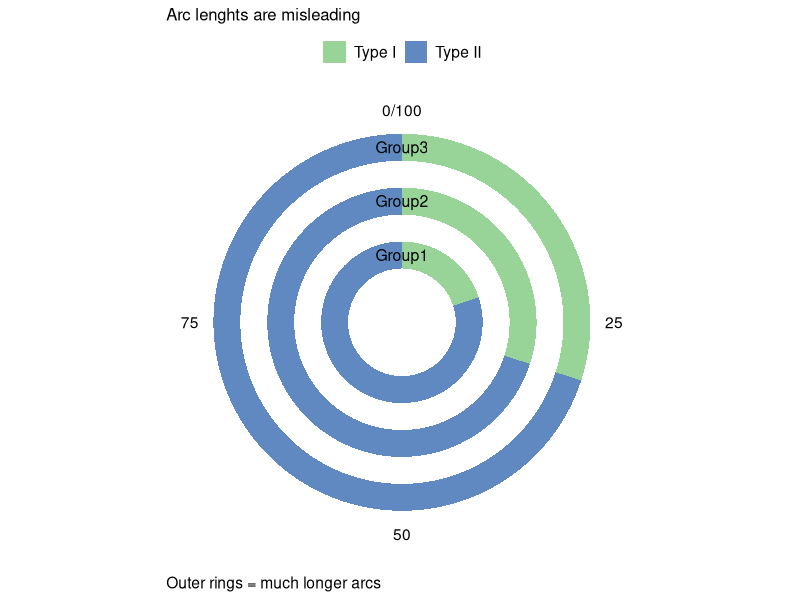
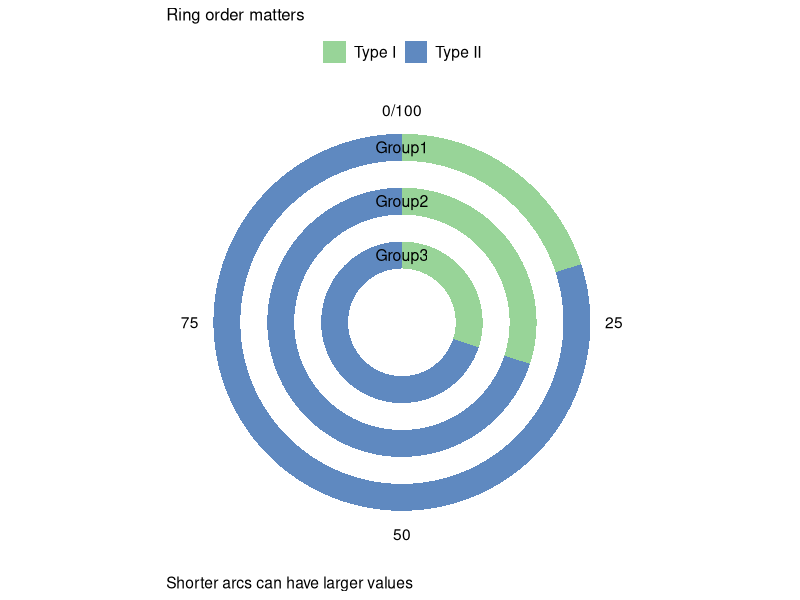
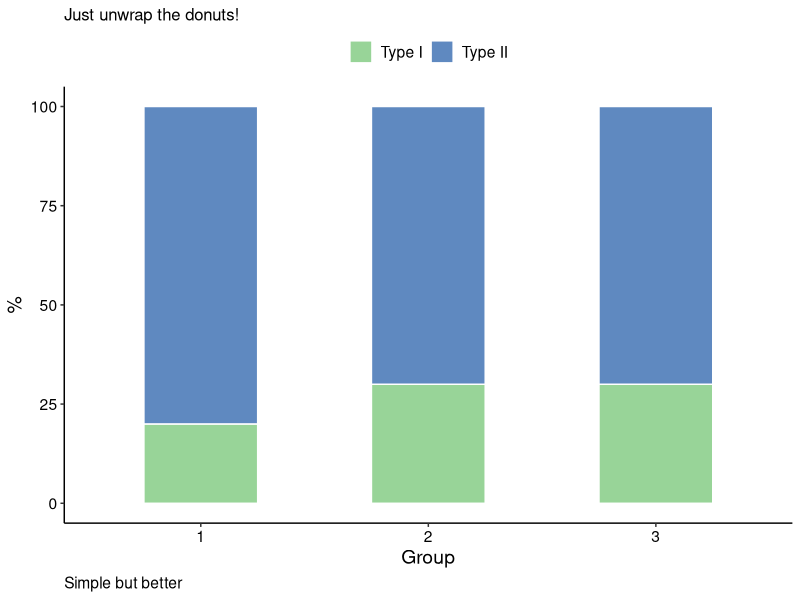
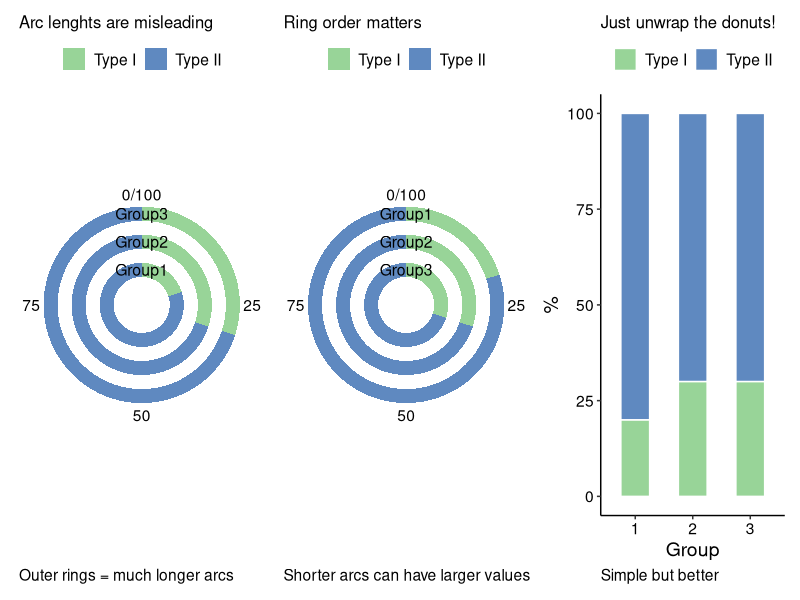
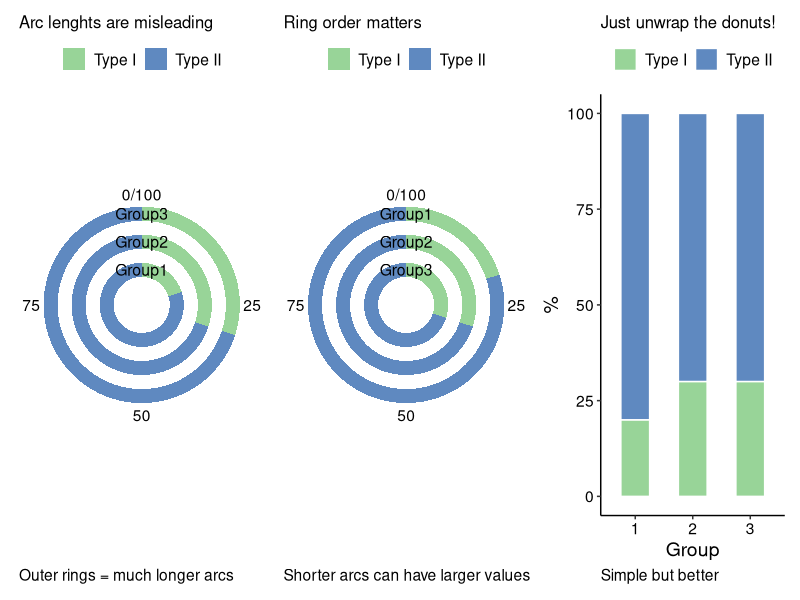
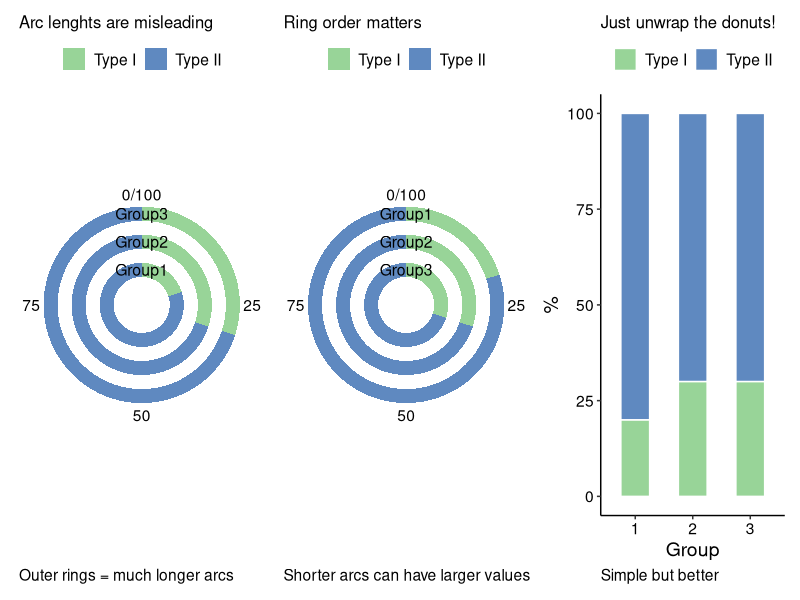

These figures' R source, in order:
## ---- chunk 1
knitr::opts_chunk$set(echo = TRUE)
## ---- chunk 2
library(tidyverse)
library(RColorBrewer)
library(patchwork) 
## ---- chunk 3
group1 <- data.frame(
  "Type" = c("Type I", "Type II"),
  "Percentage" = c(20, 80)
)

group2 <- data.frame(
  "Type" = c("Type I", "Type II"),
  "Percentage" = c(30, 70)
)

group3 <- data.frame(
  "Type" = c("Type I", "Type II"),
  "Percentage" = c(30, 70)
)

blank <- data.frame(
  "Type" = c("Type I", "Type II"),
  "Percentage" = c(0, 0)
)

head(group2)
## ---- chunk 4
group1$ymax <- cumsum(group1$Percentage)
group1$ymin <- c(0, head(group1$ymax, n = (nrow(group1)-1)))

group2$ymax <- cumsum(group2$Percentage)
group2$ymin <- c(0, head(group2$ymax, n = (nrow(group2)-1)))

group3$ymax <- cumsum(group3$Percentage)
group3$ymin <- c(0, head(group3$ymax, n = (nrow(group3)-1)))

blank$ymax <- cumsum(blank$Percentage)
blank$ymin <- c(0, head(blank$ymax, n = (nrow(blank)-1)))

head(blank)
## ---- chunk 5
example_data <- rbind(
  blank %>% 
    mutate(group = 0),
  group1 %>% 
    mutate(group = 1),
  group2 %>% 
    mutate(group = 2),
  group3 %>% 
    mutate(group = 3)
)
## ---- chunk 6
bad_example_1 <- example_data %>% 
  ggplot(aes(x = group, y = Percentage)) +
  geom_rect(aes(ymax = ymax, ymin = ymin,
                xmax = group-0.25, xmin = group+0.25, 
                fill = Type), alpha = 0.8) +
  annotate(geom = "text", label = c("Group1", "Group2", "Group3"), 
           x = c(1, 2, 3), y = c(0, 0, 0), size = 4) +
  scale_fill_manual(values = brewer.pal(8, "Accent")[c(1, 5)])+
  labs(x = NULL,
       y = NULL,
       fill = NULL,
       title = "Arc lenghts are misleading",
       caption = "Outer rings = much longer arcs") +
  theme_minimal() +
  theme(
    text = element_text(size = 14, color = "black"),
    axis.text = element_text(color = "black"),
    panel.grid = element_blank(),
    axis.text.y = element_blank(),
    legend.position = "top",
    plot.title = element_text(size = 12),
    plot.caption = element_text(hjust = 0)
  ) +
  coord_polar(theta = "y")

bad_example_1
## ---- chunk 7
bad_example_2 <- example_data %>% 
  mutate(x = case_when(
    group == 0 ~ 0,
    group == 1 ~ 3,
    group == 2 ~ 2,
    group == 3 ~ 1
  )) %>% 
  mutate(xmax = x - 0.25) %>% 
  mutate(xmin = x + 0.25) %>% 
  ggplot(aes(x = x, y = Percentage)) +
  geom_rect(aes(ymax = ymax, ymin = ymin,
                xmax = xmax, xmin = xmin, 
                fill = Type), alpha = 0.8) +
  annotate(geom = "text", label = c("Group1", "Group2", "Group3"), 
           x = c(3, 2, 1), y = c(0, 0, 0), size = 4) +
  scale_fill_manual(values = brewer.pal(8, "Accent")[c(1,5)])+
  labs(x = NULL,
       y = NULL,
       fill = NULL,
        title = "Ring order matters",
       caption = "Shorter arcs can have larger values") +
  theme_minimal() +
  theme(
    text = element_text(size = 14, color = "black"),
    axis.text = element_text(color = "black"),
    panel.grid = element_blank(),
    axis.text.y = element_blank(),
    legend.position = "top",
    plot.title = element_text(size = 12),
    plot.caption = element_text(hjust = 0)
  ) +
  coord_polar(theta = "y")

bad_example_2
## ---- chunk 8
good_example <- example_data %>%
  filter(group != 0) %>% 
  mutate(Type = factor(Type, levels = c("Type II", "Type I"))) %>% 
  ggplot(aes(x = as.factor(group), y = Percentage)) +
  geom_bar(stat = "identity", aes(fill = Type), 
           width = 0.5, alpha = 0.8, color = "white") +
  scale_fill_manual(values = brewer.pal(8, "Accent")[c(1,5)],
                    limits = c("Type I", "Type II"))+
  labs(x = "Group",
       y = "%",
       fill = NULL,
       title = "Just unwrap the donuts!",
       caption = "Simple but better") +
  theme_classic() +
  theme(
    text = element_text(size = 14, color = "black"),
    axis.text = element_text(color = "black"),
    legend.position = "top",
    plot.title = element_text(size = 12),
    plot.caption = element_text(hjust = 0)
  )  

good_example
## ---- chunk 9
wrap_plots(bad_example_1, bad_example_2, good_example, 
           nrow = 1, widths = c(1, 1, 0.75))

ggsave("../Results/dont_concentric_donuts.svg", height = 4, width = 8, bg = "white")
ggsave("../Results/dont_concentric_donuts.png", height = 4, width = 8, bg = "white")
